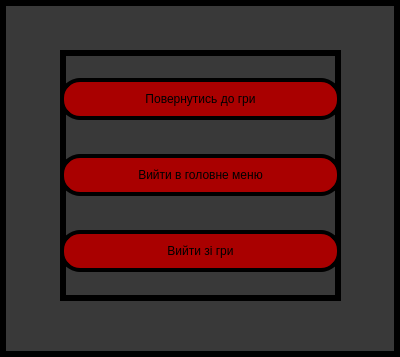
<?xml version="1.0" encoding="UTF-8"?>
<ui version="4.0">
 <class>Gamemenu</class>
 <widget class="QDialog" name="Gamemenu">
  <property name="geometry">
   <rect>
    <x>0</x>
    <y>0</y>
    <width>400</width>
    <height>357</height>
   </rect>
  </property>
  <property name="windowTitle">
   <string>Dialog</string>
  </property>
  <property name="styleSheet">
   <string notr="true">background-color: rgb(57,57,57);
 border: 6px solid black;
  
  padding: 10px;
</string>
  </property>
  <widget class="QWidget" name="layoutWidget">
   <property name="geometry">
    <rect>
     <x>60</x>
     <y>50</y>
     <width>281</width>
     <height>251</height>
    </rect>
   </property>
   <layout class="QVBoxLayout" name="verticalLayout">
    <item>
     <widget class="QPushButton" name="pushButton_return_game">
      <property name="styleSheet">
       <string notr="true">QPushButton
{
 border: 4px solid black;
  border-radius: 20px;
  padding: 10px;
background-color: rgb(169, 0, 0);
	font: 900 16pt &quot;Segoe UI Black&quot;;
  font: black;
}

QPushButton:hover{
background-color: rgb(139, 0, 0);
}

QPushButton:pressed{
background-color: rgb(119, 0, 0);
}</string>
      </property>
      <property name="text">
       <string>Повернутись до гри</string>
      </property>
     </widget>
    </item>
    <item>
     <widget class="QPushButton" name="pushButton_return_mainmenu">
      <property name="styleSheet">
       <string notr="true">QPushButton
{
 border: 4px solid black;
  border-radius: 20px;
  padding: 10px;
background-color: rgb(169, 0, 0);
	font: 900 16pt &quot;Segoe UI Black&quot;;
  font: black;
}

QPushButton:hover{
background-color: rgb(139, 0, 0);
}

QPushButton:pressed{
background-color: rgb(119, 0, 0);
}</string>
      </property>
      <property name="text">
       <string>Вийти в головне меню</string>
      </property>
     </widget>
    </item>
    <item>
     <widget class="QPushButton" name="pushButton_exit">
      <property name="styleSheet">
       <string notr="true">QPushButton
{
 border: 4px solid black;
  border-radius: 20px;
  padding: 10px;
background-color: rgb(169, 0, 0);
	font: 900 16pt &quot;Segoe UI Black&quot;;
  font: black;
}

QPushButton:hover{
background-color: rgb(139, 0, 0);
}

QPushButton:pressed{
background-color: rgb(119, 0, 0);
}</string>
      </property>
      <property name="text">
       <string>Вийти зі гри</string>
      </property>
     </widget>
    </item>
   </layout>
  </widget>
 </widget>
 <resources/>
 <connections/>
</ui>
